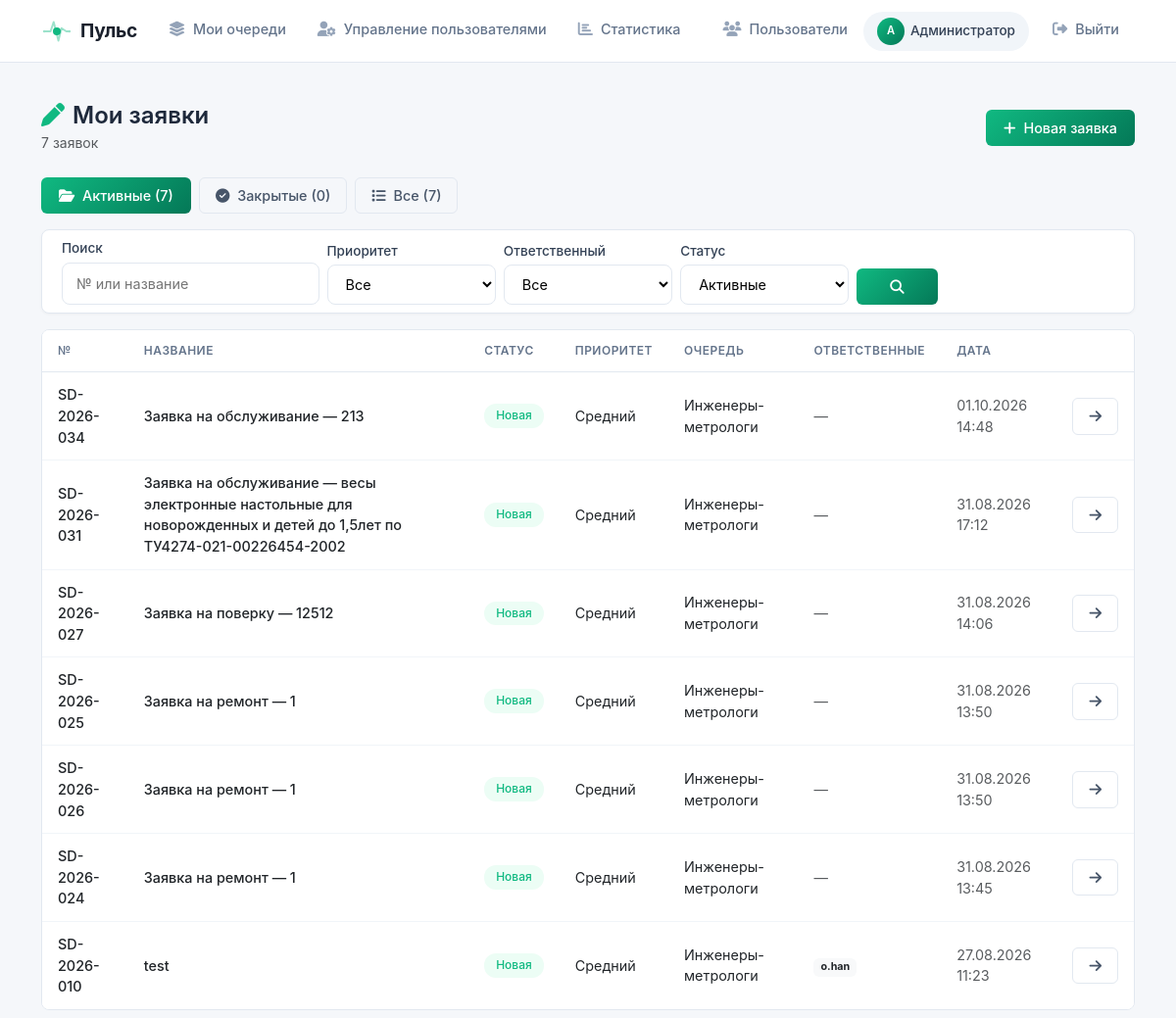
/my-tickets (signed in), run on the app's committed database.
### models.py (models this page shows, shortened)
class User(UserMixin, db.Model):
    id = db.Column(db.Integer, primary_key=True)
    username = db.Column(db.String(80), unique=True, nullable=False)
    password = db.Column(db.String(200), nullable=False)
    full_name = db.Column(db.String(300), nullable=True)
    email = db.Column(db.String(120), unique=True, nullable=False)
    phone = db.Column(db.String(20), nullable=True)
    department = db.Column(db.String(200), nullable=True)
    position = db.Column(db.String(200), nullable=True)
    office = db.Column(db.String(50), nullable=True)
    role = db.Column(db.Integer, default=1)
    created_at = db.Column(db.DateTime, default=datetime.now(tz))
    notify_email = db.Column(db.Boolean, default=True)
    queues = db.relationship('Queue', secondary='user_queue', back_populates='members')
    admin_queues = db.relationship('Queue', secondary='queue_admins', back_populates='admins')
    assigned_tickets = db.relationship('Ticket', secondary='ticket_assignees', back_populates='assignees')
    created_tickets = db.relationship('Ticket', foreign_keys='Ticket.created_by_id', backref='creator')
    allowed_queues = db.relationship(
        'Queue',
        secondary='queue_links',
        primaryjoin='Queue.id == queue_links.c.queue_from',
        secondaryjoin='Queue.id == queue_links.c.queue_to',
        backref='allowed_by_queues'
    )
    bookings = db.relationship('Booking', backref='user', lazy=True)
    @property
    def department(self):
        return ', '.join(q.name for q in self.queues)

class Ticket(db.Model):
    id = db.Column(db.Integer, primary_key=True)
    ticket_number = db.Column(db.String(20), unique=True, nullable=False)
    title = db.Column(db.String(200), nullable=False)
    description = db.Column(db.Text, nullable=False)
    status = db.Column(db.String(50), default='Новая')
    priority = db.Column(db.String(20), default='Средний')
    start_date = db.Column(db.DateTime, nullable=True)
    deadline = db.Column(db.DateTime, nullable=True)
    actual_deadline = db.Column(db.DateTime, nullable=True)
    created_by_id = db.Column(db.Integer, db.ForeignKey('user.id'))
    queue_id = db.Column(db.Integer, db.ForeignKey('queue.id'), nullable=True)
    rating = db.Column(db.Integer, nullable=True)
    feedback_text = db.Column(db.Text, nullable=True)
    created_at = db.Column(db.DateTime, default=datetime.now(tz))
    updated_at = db.Column(db.DateTime, default=datetime.now(tz), onupdate=datetime.now(tz))
    closed_at = db.Column(db.DateTime, nullable=True)
    assignees = db.relationship('User', secondary='ticket_assignees', back_populates='assigned_tickets')
    attachments = db.relationship('Attachment', backref='ticket', lazy=True)
    metrologist_request = db.relationship(
        'MetrologistRequest',
        back_populates='ticket',
        uselist=False,
        cascade='all, delete-orphan'
    )

class Queue(db.Model):
    id = db.Column(db.Integer, primary_key=True)
    name = db.Column(db.String(100), nullable=False, unique=True)
    description = db.Column(db.Text, nullable=True)
    is_active = db.Column(db.Boolean, default=True)
    queue_type = db.Column(db.String(50), default='default')
    created_at = db.Column(db.DateTime, default=datetime.now(tz))
    created_by_id = db.Column(db.Integer, db.ForeignKey('user.id'))
    mail = db.Column(db.Text,default = None)
    admins = db.relationship('User', secondary='queue_admins', back_populates='admin_queues')
    members = db.relationship('User', secondary='user_queue', back_populates='queues')
    tickets = db.relationship('Ticket', backref='queue', lazy=True)
    cars = db.relationship('Car', backref='queue', lazy=True)
    created_by = db.relationship('User', foreign_keys=[created_by_id])

### core/tickets.py (the view, shortened to what this page needs)
@tickets_bp.route('/my-tickets')
@login_required
def my_tickets():
    query = Ticket.query.filter_by(created_by_id=current_user.id)
    status_filter = request.args.get('status', 'active')
    search = request.args.get('search', '').strip()
    priority = request.args.get('priority', '').strip()
    assignee = request.args.get('assignee', '')
    if status_filter == 'active':
        query = query.filter(Ticket.status.in_(['Новая', 'В работе']))
    elif status_filter == 'closed':
        query = query.filter(Ticket.status == 'Закрыта')
    elif status_filter == 'all':
        pass
    else:
        query = query.filter(Ticket.status == status_filter)
    if priority:
        query = query.filter(Ticket.priority == priority)
    if assignee == 'me':
        query = query.filter(Ticket.assignees.any(id=current_user.id))
    elif assignee == 'unassigned':
        query = query.filter(~Ticket.assignees.any())
    tickets = query.order_by(Ticket.created_at.desc()).all()
    total_count = Ticket.query.filter_by(created_by_id=current_user.id).count()
    active_count = Ticket.query.filter(
        Ticket.created_by_id == current_user.id,
        Ticket.status.in_(['Новая', 'В работе'])
    ).count()
    closed_count = Ticket.query.filter_by(created_by_id=current_user.id, status='Закрыта').count()
    return render_template('my_tickets.html',
                         tickets=tickets,
                         total_count=total_count,
                         active_count=active_count,
                         closed_count=closed_count,
                         status_filter=status_filter,
                         search_query=search,
                         priority_filter=priority,
                         assignee_filter=assignee)

### templates/my_tickets.html (shortened to what this page needs)
{% extends "base.html" %}
{% block content %}
<div class="d-flex justify-content-between align-items-center mb-4">
    <div>
        <h4 class="mb-0 fw-semibold">
            <i class="fas fa-pen me-2" style="color: var(--primary);"></i>Мои заявки
        </h4>
        <span class="text-muted small">{{ tickets|length }} заявок</span>
    </div>
    <a href="{{ url_for('tickets.create_ticket') }}" class="btn btn-primary-gradient">
        <i class="fas fa-plus me-1"></i> Новая заявка
    </a>
</div>
<div class="row g-2 mb-3">
    <div class="col-auto">
        <a href="{{ url_for('tickets.my_tickets', status='active') }}" class="btn btn-sm {% if status_filter == 'active' %}btn-primary-gradient{% else %}btn-outline-modern{% endif %}">
            <i class="fas fa-folder-open me-1"></i> Активные ({{ active_count }})
        </a>
    </div>
    <div class="col-auto">
        <a href="{{ url_for('tickets.my_tickets', status='closed') }}" class="btn btn-sm {% if status_filter == 'closed' %}btn-primary-gradient{% else %}btn-outline-modern{% endif %}">
            <i class="fas fa-check-circle me-1"></i> Закрытые ({{ closed_count }})
        </a>
    </div>
    <div class="col-auto">
        <a href="{{ url_for('tickets.my_tickets', status='all') }}" class="btn btn-sm {% if status_filter == 'all' %}btn-primary-gradient{% else %}btn-outline-modern{% endif %}">
            <i class="fas fa-list me-1"></i> Все ({{ total_count }})
        </a>
    </div>
</div>
<div class="card-modern mb-3 animate-fade-in">
    <div class="card-body py-2">
        <form method="GET" action="{{ url_for('tickets.my_tickets') }}" class="row g-2 align-items-end">
            <div class="col-md-3">
                <label class="form-label-modern small">Поиск</label>
                <input type="text" class="form-control-modern" name="search" value="{{ search_query }}" placeholder="№ или название">
            </div>
            <div class="col-md-2">
                <label class="form-label-modern small">Приоритет</label>
                <select class="form-select-modern" name="priority">
                    <option value="">Все</option>
                </select>
            </div>
            <div class="col-md-2">
                <label class="form-label-modern small">Ответственный</label>
                <select class="form-select-modern" name="assignee">
                    <option value="">Все</option>
                </select>
            </div>
            <div class="col-md-2">
                <label class="form-label-modern small">Статус</label>
                <select class="form-select-modern" name="status">
                    <option value="active" {% if status_filter == 'active' %}selected{% endif %}>Активные</option>
                </select>
            </div>
            <div class="col-md-1">
                <button type="submit" class="btn btn-primary-gradient w-100"><i class="fas fa-search"></i></button>
            </div>
        </form>
    </div>
</div>
<div class="table-modern animate-fade-in">
    <table class="table mb-0">
        <thead>
            <tr>
                <th>№</th>
                <th>Название</th>
                <th>Статус</th>
                <th>Приоритет</th>
                <th>Очередь</th>
                <th>Ответственные</th>
                <th>Дата</th>
                <th></th>
            </tr>
        </thead>
        <tbody>
            {% for ticket in tickets %}
                <tr>
                    <td><span class="fw-medium">{{ ticket.ticket_number }}</span></td>
                    <td><a href="{{ url_for('tickets.ticket_detail', ticket_id=ticket.id) }}" class="fw-medium text-dark">{{ ticket.title }}</a></td>
                    <td>
                        <span class="badge-status
                            {% if ticket.status == 'Новая' %}badge-status-new
                            {% elif ticket.status == 'В работе' %}badge-status-work
                            {% elif ticket.status == 'Закрыта' %}badge-status-closed
                            {% else %}badge-status-other{% endif %}">
                            {{ ticket.status }}
                        </span>
                    </td>
                    <td><span class="priority-{{ ticket.priority.lower() }}">{{ ticket.priority }}</span></td>
                    <td>{% if ticket.queue %}{{ ticket.queue.name }}{% else %}<span class="text-muted">—</span>{% endif %}</td>
                    <td>
                        {% for assignee in ticket.assignees %}
                            <span class="badge bg-light text-dark border-0">{{ assignee.username }}</span>
                        {% else %}
                            <span class="text-muted">—</span>
                        {% endfor %}
                    </td>
                    <td class="text-muted small">{{ ticket.created_at.strftime('%d.%m.%Y %H:%M') }}</td>
                    <td><a href="{{ url_for('tickets.ticket_detail', ticket_id=ticket.id) }}" class="btn btn-outline-modern btn-sm"><i class="fas fa-arrow-right"></i></a></td>
                </tr>
            {% endfor %}
        </tbody>
    </table>
</div>
{% endblock %}

### templates/base.html (shortened to what this page needs)
<!DOCTYPE html>
<html lang="ru">
<head>
    <link href="https://cdn.jsdelivr.net/npm/bootstrap@5.3.0/dist/css/bootstrap.min.css" rel="stylesheet">
    <link href="https://cdnjs.cloudflare.com/ajax/libs/font-awesome/6.4.0/css/all.min.css" rel="stylesheet">
    <link rel="stylesheet" href="{{ url_for('static', filename='style.css') }}">
    <link href="https://cdn.quilljs.com/1.3.6/quill.snow.css" rel="stylesheet">
</head>
<body>
    <nav class="navbar navbar-expand-lg navbar-custom">
        <div class="container">
            <a class="navbar-brand" href="{{ url_for('index') }}">
                <span class="logo-pulse">
                    <span class="pulse-icon">
                        <span class="pulse-dot"></span>
                    </span>
                    Пульс
                </span>
            </a>
            <div class="collapse navbar-collapse" id="navbarNav">
                <ul class="navbar-nav me-auto">
                    {% if current_user.is_authenticated and current_user.admin_queues %}
                        <li class="nav-item">
                            <a class="nav-link {{ 'active' if request.endpoint == 'my_queues' }}" href="{{ url_for('my_queues.my_queues') }}">
                                <i class="fas fa-layer-group"></i> Мои очереди
                            </a>
                        </li>
                    {% endif %}
                    {% if current_user.is_authenticated and current_user.role == 0 %}
                        <li class="nav-item dropdown">
                            <a class="nav-link {{ 'active' if request.endpoint == 'admin_users' }}" href="{{ url_for('user_mgmt.admin_users') }}">
                                <i class="fas fa-user-cog"></i> Управление пользователями
                            </a>
                        </li>
                        <li class="nav-item">
                            <a class="nav-link {{ 'active' if request.endpoint == 'statistics' }}" href="{{ url_for('statistics.statistics') }}">
                                <i class="fas fa-chart-bar"></i> Статистика
                            </a>
                        </li>
                    {% endif %}
                </ul>
                <ul class="navbar-nav align-items-center">
                    {% if current_user.is_authenticated %}
                        <li class="nav-item">
                            <a class="nav-link {{ 'active' if request.endpoint == 'users_list' }}" href="{{ url_for('users_list') }}">
                                <i class="fas fa-users"></i> Пользователи
                            </a>
                        </li>
                        <li class="nav-item me-2">
                            <a href="{{ url_for('profile') }}" class="user-badge-link" title="Перейти в профиль">
                                <span class="user-badge">
                                    <span class="user-avatar-mini">{{ (current_user.full_name or current_user.username)[0]|upper }}</span>
                                    {{ current_user.full_name or current_user.username }}
                                </span>
                            </a>
                        </li>
                        <li class="nav-item">
                            <a class="nav-link btn-logout" href="{{ url_for('login.logout') }}">
                                <i class="fas fa-sign-out-alt"></i> Выйти
                            </a>
                        </li>
                    {% else %}
                        <li class="nav-item">
                            <a class="nav-link btn-login" href="{{ url_for('login') }}">
                                <i class="fas fa-sign-in-alt"></i> Войти
                            </a>
                        </li>
                    {% endif %}
                </ul>
            </div>
        </div>
    </nav>
    <div class="container mt-4 pt-3">
        {% block content %}{% endblock %}
    </div>
</body>
</html>

### data on the page
User: full_name "А", full_name "Администратор"
Ticket: ticket_number "SD-2026-034", title "Заявка на обслуживание — 213", status "Новая", priority "Средний", queue.name "Инженеры-метрологи", created_at "01.10.2026 14:48"
Ticket: ticket_number "SD-2026-031", title "Заявка на обслуживание — весы электронные настольные для новорожденных и детей до 1,5лет по ТУ4274-021-00226454-2002", status "Новая", priority "Средний", queue.name "Инженеры-метрологи", created_at "31.08.2026 17:12"
Ticket: ticket_number "SD-2026-027", title "Заявка на поверку — 12512", status "Новая", priority "Средний", queue.name "Инженеры-метрологи", created_at "31.08.2026 14:06"
Ticket: ticket_number "SD-2026-025", title "Заявка на ремонт — 1", status "Новая", priority "Средний", queue.name "Инженеры-метрологи", created_at "31.08.2026 13:50"
Ticket: ticket_number "SD-2026-026", title "Заявка на ремонт — 1", status "Новая", priority "Средний", queue.name "Инженеры-метрологи", created_at "31.08.2026 13:50"
Ticket: ticket_number "SD-2026-024", title "Заявка на ремонт — 1", status "Новая", priority "Средний", queue.name "Инженеры-метрологи", created_at "31.08.2026 13:45"
Ticket: ticket_number "SD-2026-010", title "test", status "Новая", priority "Средний", queue.name "Инженеры-метрологи", created_at "27.08.2026 11:23"
User: username "o.han"

### other printed values
{{ tickets|length }} "7"
{{ active_count }} "7"
{{ closed_count }} "0"
{{ total_count }} "7"
